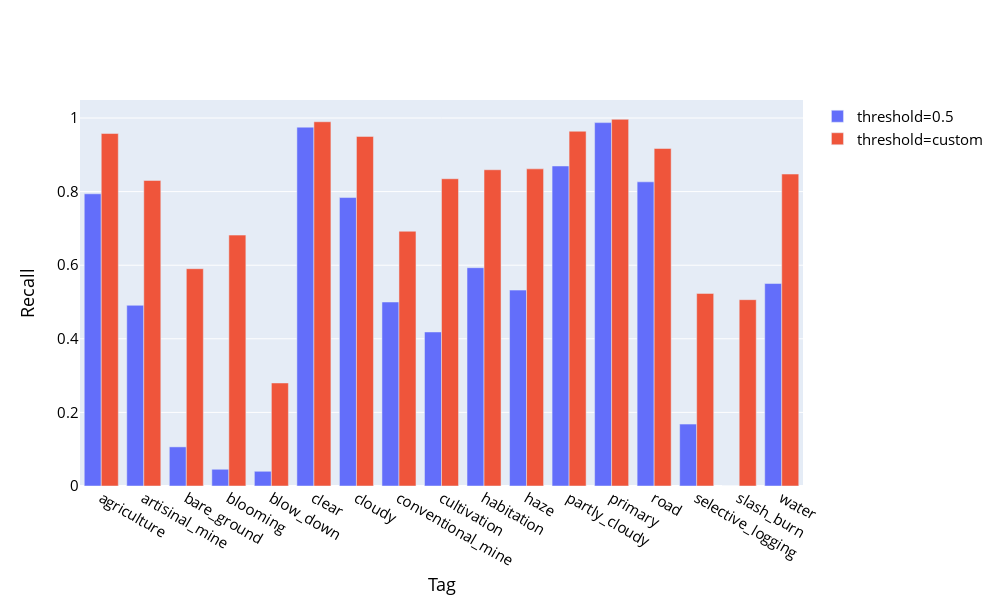

The cell this chart's notebook holds for it:
### Code cell
layout=dict(height=600, width=1000, xaxis_title='Tag', yaxis_title='Recall', font=dict(size=15, color='black'))
fig=dict(layout=layout)
fig = go.Figure(fig)
fig.add_trace(go.Bar(x=list(augment_model_recall_by_tag.keys()), y=list(augment_model_recall_by_tag.values()), name='threshold=0.5'))
fig.add_trace(go.Bar(x=list(recall_by_tag.keys()), y=list(recall_by_tag.values()), name='threshold=custom'))
fig.show()

### Figure 1 — Plotly figure (JSON) as saved in the notebook; plotly's stock layout.template omitted (floating-point values rounded to 4 significant figures)
{"data": [{"name": "threshold=0.5", "type": "bar", "x": ["agriculture", "artisinal_mine", "bare_ground", "blooming", "blow_down", "clear", "cloudy", "conventional_mine", "cultivation", "habitation", "haze", "partly_cloudy", "primary", "road", "selective_logging", "slash_burn", "water"], "y": [0.7941, 0.4911, 0.1063, 0.04545, 0.04, 0.9751, 0.7839, 0.5, 0.4186, 0.5933, 0.5323, 0.8696, 0.9875, 0.8266, 0.1682, 0, 0.5502]}, {"name": "threshold=custom", "type": "bar", "x": ["agriculture", "artisinal_mine", "bare_ground", "blooming", "blow_down", "clear", "cloudy", "conventional_mine", "cultivation", "habitation", "haze", "partly_cloudy", "primary", "road", "selective_logging", "slash_burn", "water"], "y": [0.9579, 0.8304, 0.5906, 0.6818, 0.28, 0.9898, 0.95, 0.6923, 0.835, 0.8594, 0.8619, 0.9641, 0.9965, 0.9172, 0.5234, 0.5063, 0.8477]}], "layout": {"font": {"color": "black", "size": 15}, "height": 600, "width": 1000, "xaxis": {"title": {"text": "Tag"}}, "yaxis": {"title": {"text": "Recall"}}}}
